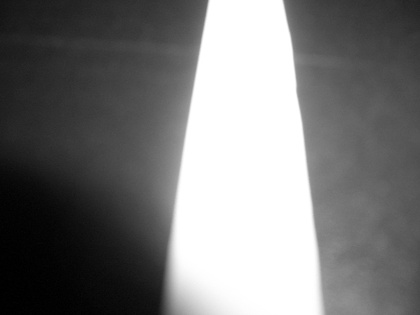
%> input picture Matlab/Math/Geometry/直线识别（拟合角平分线）/1.JPG, 420 x 315 px, shrunk from 640 x 480 before the run
$ octave --eval "HistogramPic;"   (GNU Octave 9; MATLAB toolbox functions it lacks are replaced by stand-ins)
%> lines starting %> are read from the running program, lines starting %| are printed output that depends on the picture
function HistogramPic
pic=imread('1.jpg');
%> pic is the input picture: size 315x420x3 uint8; min 0, max 255, mean 120.4
%pic=rgb2gray(pic);

FreqNum=zeros(size(pic,3),256);
for i=1:size(pic,3)
    for j=0:255
        FreqNum(i,j+1)=sum(sum(pic(:,:,i)==j));
    end
end
%> after the loop, FreqNum = 256 columns, first 8: [354 1321 1729 1496 1163 882 793 655; 354 1321 1729 1496 1163 882 793 655; 354 1321 1729 1496 1163 882 793 655]

ax=gca;
hold(ax,'on')

if size(FreqNum,1)==3
    rBar=bar(0:255,FreqNum(1,:));
    gBar=bar(0:255,FreqNum(2,:));
    bBar=bar(0:255,FreqNum(3,:));
    rBar.FaceColor=[0.6350 0.0780 0.1840];
    gBar.FaceColor=[0.2400 0.5300 0.0900];
    bBar.FaceColor=[0      0.4470 0.7410];
    rBar.FaceAlpha=0.5;
    gBar.FaceAlpha=0.5;
    bBar.FaceAlpha=0.5;
    ax.XLabel.String='RGB brightness';

    rrange=find(FreqNum(1,:)~=0);
%> rrange = 256 values from 1 to 256
    rrange=[num2str(rrange(1)-1),' , ',num2str(rrange(end)-1)];
%> rrange = '0 , 255'
    grange=find(FreqNum(2,:)~=0);
%> grange = 256 values from 1 to 256
    grange=[num2str(grange(1)-1),' , ',num2str(grange(end)-1)];
%> grange = '0 , 255'
    brange=find(FreqNum(3,:)~=0);
%> brange = 256 values from 1 to 256
    brange=[num2str(brange(1)-1),' , ',num2str(brange(end)-1)];
%> brange = '0 , 255'
%> `HistogramPic;`:
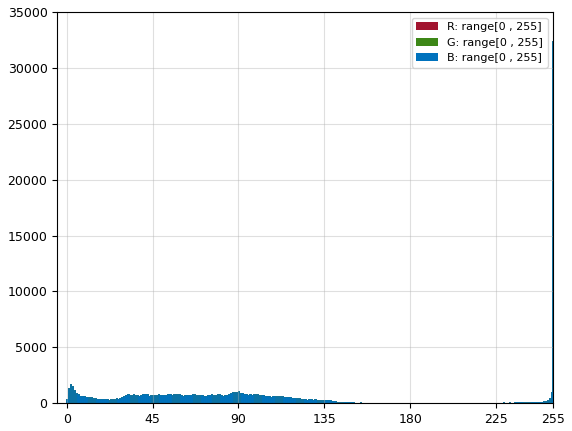
%> figure redrawn from the program's plot data; tallest bar 32427 high, from x = 254.6 to 255.4; tallest bar 32427 high, from x = 254.6 to 255.4; tallest bar 32427 high, from x = 254.6 to 255.4
    legend({['R: range[',rrange,']'],...
            ['G: range[',grange,']'],...
            ['B: range[',brange,']']},...
             'Location','northwest','Color',[0.9412    0.9412    0.9412],...
             'FontName','Cambria','LineWidth',0.8,'FontSize',11);
else
    kBar=bar(0:255,FreqNum(1,:));
    kBar.FaceColor=[0.50 0.50 0.50];
    kBar.FaceAlpha=0.5;
    ax.XLabel.String='Gray scale';
    krange=find(FreqNum(1,:)~=0);
    krange=[num2str(krange(1)-1),' , ',num2str(krange(end)-1)];
    legend(['Gray: range[',krange,']'],...
           'Location','northwest','Color',[0.9412    0.9412    0.9412],...
           'FontName','Cambria','LineWidth',0.8,'FontSize',11);
end
box on
grid on
ax.LineWidth = 1;
ax.GridLineStyle='--';
ax.XLim=[-5 255];
ax.XTick=[0:45:255,255];


ax.XLabel.FontSize=13;
ax.XLabel.FontName='Cambria';

ax.YLabel.String='Frequency number';
ax.YLabel.FontSize=13;
ax.YLabel.FontName='Cambria';
end
